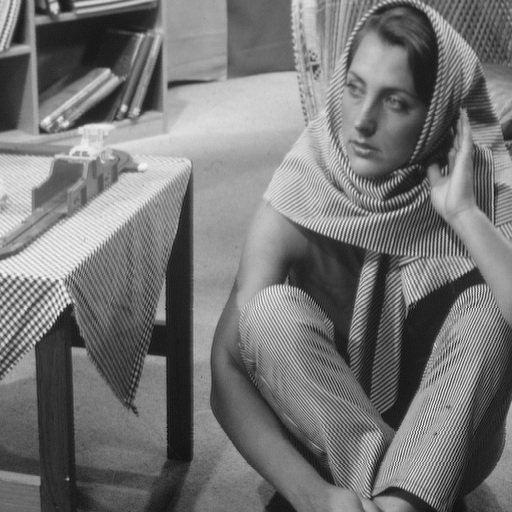
%> input picture images/barbara.jpg, 512 x 512 px
$ octave ID_fft.m   (GNU Octave 9; MATLAB toolbox functions it lacks are replaced by stand-ins)
%> lines starting %> are read from the running program, lines starting %| are printed output that depends on the picture
%% 读取图像
clear;
root = fileparts(fileparts(mfilename('fullpath')));
out = fullfile(root, 'results', 'fft');
if ~exist(out, 'dir')
    mkdir(out);
end
I = imread(fullfile(root, 'images', 'barbara.jpg'));
%> I is the input picture: size 512x512 uint8; min 12, max 248, mean 117.4
if size(I, 3) == 3
    I = rgb2gray(I);
end
I = im2double(I); % 转为 [0,1] 双精度
%> I: size 512x512 double

%% 设置频率坐标
[M, N] = size(I);
%> M = 512; N = 512
u = -floor(N/2):ceil(N/2)-1;
%> u = 512 values from -256 to 255
v = -floor(M/2):ceil(M/2)-1;
%> v = 512 values from -256 to 255

%% 计算中心化频谱
F = fft2(I);
F = fftshift(F); % 频谱中心化
S = abs(F); % 幅度谱
S = log(1 + S); % 对数压缩，便于显示
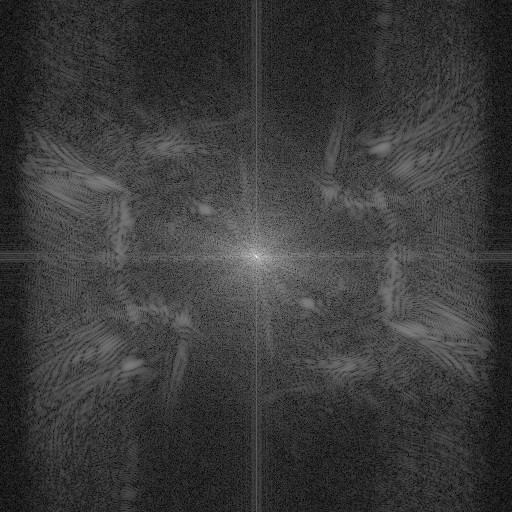
%> S: size 512x512 double; min 0.017, max 11.7, mean 2.72; drawn with min black and max white

%% 显示并保存二维和三维频谱
f = figure('Visible', 'off', 'Color', 'w', 'Position', [80 80 1120 580], ...
    'DefaultAxesFontName', 'Microsoft YaHei', 'DefaultTextFontName', 'Microsoft YaHei');
subplot(1, 2, 1);
imshow(I, [0 1]);
title('原图，512×512');
subplot(1, 2, 2);
imagesc(u, v, S, [0 max(S(:))]);
axis image;
colormap(gray(256));
colorbar;
xlabel('水平频率索引 u');
ylabel('垂直频率索引 v');
title('中心化二维对数幅度谱');
sgtitle('FFT：fftshift(fft2(I))，显示 log(1+|F|)');
drawnow;
exportgraphics(f, fullfile(out, 'fft_2d_spectrum.png'), 'Resolution', 180);
close(f);

f = figure('Visible', 'off', 'Color', 'w', 'Position', [80 80 1050 730], ...
    'DefaultAxesFontName', 'Microsoft YaHei', 'DefaultTextFontName', 'Microsoft YaHei');
surf(u, v, S, 'EdgeColor', 'none');
view(45, 35);
axis tight;
colormap(parula(256));
colorbar;
xlabel('水平频率索引 u');
ylabel('垂直频率索引 v');
zlabel('log(1+|F|)');
title('中心化三维对数幅度谱，使用完整 512×512 数据');
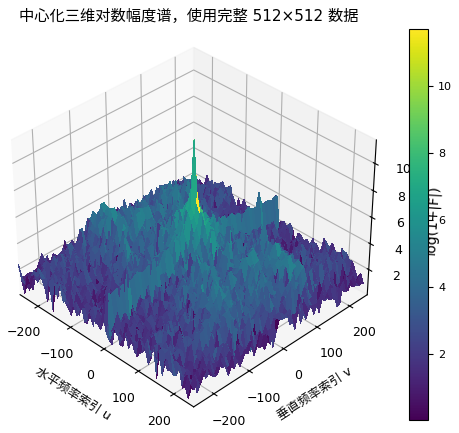
%> figure redrawn from the program's plot data
drawnow;
exportgraphics(f, fullfile(out, 'fft_3d_spectrum.png'), 'Resolution', 180);
close(f);
fprintf('FFT 频谱实验完成。\n');

$ run again, with images/airplane.jpg copied over images/barbara.jpg
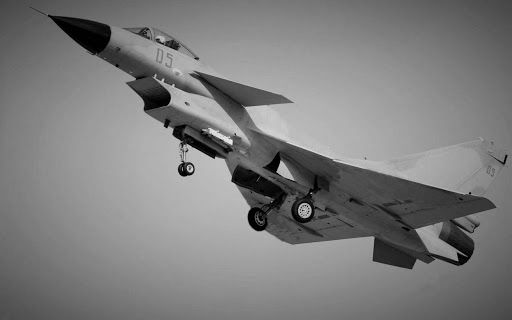
%> input picture images/airplane.jpg, 512 x 320 px
%> I is the input picture: size 320x512 uint8; min 0, max 245, mean 125.2
%> I: size 320x512 double
%> `S = log(1 + S);`:
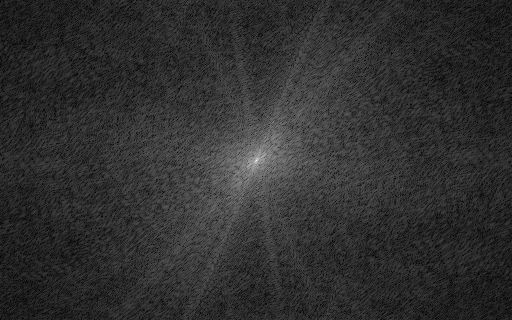
%> S: size 320x512 double; min 0.0159, max 11.3, mean 2.15; drawn with min black and max white
%> `title('中心化三维对数幅度谱，使用完整 512×512 数据');`:
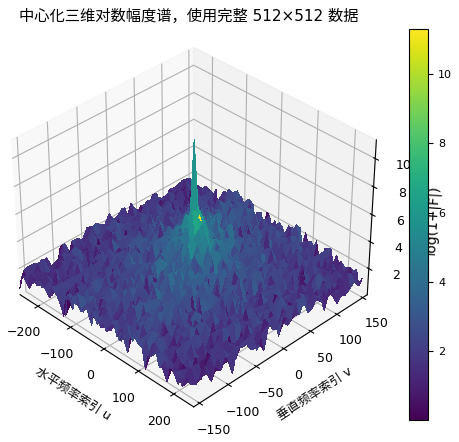
%> figure redrawn from the program's plot data
